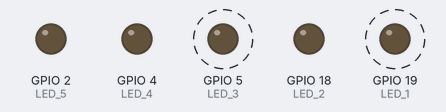
The program below on a simulated ESP32. Shown: output pins drawn as LEDs (lit = HIGH). Dashed ring = blinking.

Above: at 0.2 s.
Timing chart, 0 to 4.6 s (numbered marks = the images above):
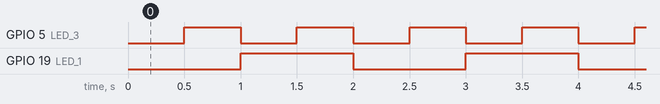

The program:

main.cpp
```cpp
/*
Autor: Pedro (PHCN)
Turma: DEV-T1
Aula: 05
Data: 25/08/2025
Projeto: DualCore código base
Versão: 1.0
Comentários: Estrutura base para ativar o segundo núcleo (Núcleo 0 do ESP32)
*/
//______________________________________________________________________________________________________________________________________________________________________________________________________

// Incluir Bibliotecas
#include <Arduino.h> //inclui bibliotecas de compatibilidade de funções do Arduino
#include <esp_task_wdt.h>//Biblioteca que permite manipular o watchdog no segundo núcleo
TaskHandle_t Task1; //Declara tarefa que será executa nosegundo núcleo (dual core)
//______________________________________________________________________________________________________________________________________________________________________________________________________
// Define pinos do Hardware

// Saídas digitais (LEDs)
#define LED_1 19
#define LED_2 18
#define LED_3 5
#define LED_4 4
#define LED_5 2

// Entradas digitais (Botões)
#define BT_1 35
#define BT_2 32
#define BT_3 27
#define BT_4 25
#define BT_5 26

// Entradas analógicas (Sensores)
#define POT 33
#define LDR 34

// Outras definições de hardware

//______________________________________________________________________________________________________________________________________________________________________________________________________
// Declara variáveis e constantes globais

//______________________________________________________________________________________________________________________________________________________________________________________________________
// Inicializa Objetos

//______________________________________________________________________________________________________________________________________________________________________________________________________
// Declara funções
void Task1code(void *pvParameters);
//______________________________________________________________________________________________________________________________________________________________________________________________________
// Configuração do sistema

void setup()
{
  // Configura LEDs como saidas (OUTPUT)
  pinMode(LED_1, OUTPUT);
  pinMode(LED_2, OUTPUT);
  pinMode(LED_3, OUTPUT);
  pinMode(LED_4, OUTPUT);
  pinMode(LED_5, OUTPUT);

  // Configura BOTÕES como entradas (INPUT)
  pinMode(BT_1, INPUT);
  pinMode(BT_2, INPUT);
  pinMode(BT_3, INPUT);
  pinMode(BT_4, INPUT);
  pinMode(BT_5, INPUT);

  // Configurando o segundo núcleo
  xTaskCreatePinnedToCore(
    Task1code,  //1. A função que contém o código da tarefa
    "Task1",    //2. Um nome descritivo para a tarefa
    1000,       //3. O tamanho da memória "stack" para a tarefa
    NULL,       //4. Parâmetros a serem passados para a tarefa (nenhum neste caso)
    0,          //5. A prioridade da tarefa
    &Task1,     //6. Um "handle" para controlar a terfa depois
    0           //7. O núcleo (core) da CPU onde a tarefa deve rodar
  );
}
//______________________________________________________________________________________________________________________________________________________________________________________________________
// Laço principal
void loop()
{
  digitalWrite(LED_1, LOW);
  delay(1000);
  digitalWrite(LED_1, HIGH);
  delay(1000);
}
//______________________________________________________________________________________________________________________________________________________________________________________________________
// Laço secundário
void loop_2()
{
  //Roda no núcleo 0 do ESP32
  digitalWrite(LED_3, LOW);
  delay(500);
  digitalWrite(LED_3, HIGH);
  delay(500);
}
//______________________________________________________________________________________________________________________________________________________________________________________________________
//Funções

void Task1code(void *pvParameters){
  esp_task_wdt_init(3000, false);
  while(1)
  {
    loop_2();
  }
}
```

Measured:
- by itself, GPIO 5 (LED_3): alternates HIGH for 0.50 s and LOW for 0.50 s
- by itself, GPIO 19 (LED_1): alternates HIGH for 1.0 s and LOW for 1.0 s
